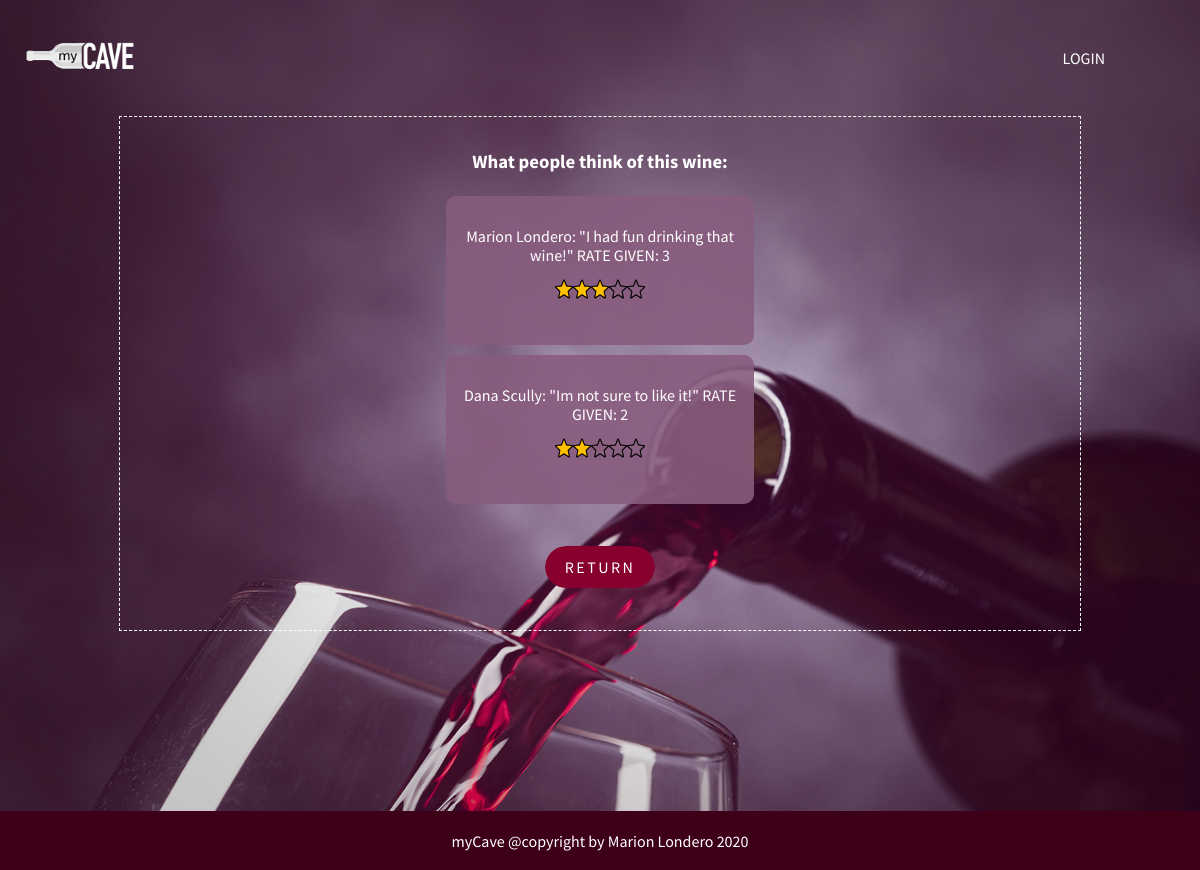
Screenshot of /comments.php?id=4 with the database file from the repository.
### tables this page shows
CREATE TABLE `rate` (
  `id_rate` int(11) NOT NULL,
  `user_fullname` varchar(255) NOT NULL,
  `rate` int(11) NOT NULL,
  `comment` varchar(255) NOT NULL,
  `id_user` int(11) NOT NULL,
  `id_wine` int(11) NOT NULL
);

### comments.php (the view, shortened to what this page needs)
<?php
require 'assets/php/connect.php';
require 'assets/php/function.php';
include 'assets/php/background-image.php';
include 'assets/php/header.php';
include 'assets/php/nav.php';
    if(isset($_GET['id'])){
    $id = $_GET['id'];
    $sql = $db->query("SELECT * FROM rate AS r RIGHT JOIN wine AS w on w.id=r.id_wine WHERE w.id=$id");
    $sql->setFetchMode(PDO::FETCH_ASSOC);
    }
?>
<section>
    <article id="cartouche">
        <div id="text-welcome">
            <h3>What people think of this wine: </h3>
            <?php while($row = $sql->fetch()){ ?>
                <div id="card" class="flex">
                    <p><?= $row['user_fullname']; ?>: "<?= $row['comment']; ?>" RATE GIVEN: <?= $row['rate']; ?>
                <?php
                    if($row['rate'] >= 1 && $row['rate'] < 2){ ?>
                         <img src="assets/img/star1.png" alt="star1" class="ministars" width="90" height="20">
            <?php }if($row['rate'] >= 2 && $row['rate'] < 3){ ?>
                         <img src="assets/img/star2.png" alt="star2" class="ministars" width="90" height="20">
            <?php }if($row['rate'] >= 3 && $row['rate'] < 4){ ?>
                         <img src="assets/img/star3.png" alt="star3" class="ministars" width="90" height="20">
            <?php }if($row['rate'] >= 4 && $row['rate'] < 5){ ?>
                         <img src="assets/img/star4.png" alt="star4" class="ministars" width="90" height="20">
            <?php }if($row['rate'] >= 5  && $row['rate'] < 6){ ?>
             <?php } ?></p>
                </div>
             <?php }?>
             <div class="button2">
                <a href="winelist.php" class="button3">RETURN</a>
            </div>
        </div>
    </article>
</section>
<?php
include 'assets/php/footer.php';
?>

### assets/css/style.css (style rules this page uses)
html { padding: 0; margin: 0; scroll-behavior: smooth; }
body { color: white; position: relative; background-attachment: fixed; }
a { text-decoration: none; color: white; font-family: "SourceSansPro-Regular", sans-serif; }
h3 { padding: 5px; }
p { color: white; font-family: "SourceSansPro-Regular", sans-serif; font-weight: 100; padding: 5px; }
.flex { display: flex; justify-content: center; }
#card { width: 80%; height: auto; margin: 10px auto; background-color: rgba(136, 92, 126, 0.9); font-family: "SourceSansPro-Regular", sans-serif; text-align: center; padding: 10px; border-radius: 10px; }
#cartouche { width: 80%; height: auto; margin: auto; border: 1px dashed white; padding-top: 10px; padding-bottom: 10px; display: block; position: relative; }
#cartouche > #text-welcome { font-family: "SourceSansPro-Bold"; font-size: 16px; text-align: center; }
.button2 { margin-top: 2vh; margin-bottom: 2vh; display: inline-block; }
.button3 { margin-top: 2vh; margin-bottom: 2vh; display: inline-block; padding: 0.75rem 1.25rem; border-radius: 10rem; color: #fff; text-transform: uppercase; font-size: 1rem; letter-spacing: 0.15rem; transition: all 0.3s; position: relative; overflow: hidden; z-index: 1; }
.button3:after { content: ""; position: absolute; bottom: 0; left: 0; width: 100%; height: 100%; background-color: #88002D; border-radius: 10rem; z-index: -2; }
.button3:before { content: ""; position: absolute; bottom: 0; left: 0; width: 0%; height: 100%; background-color: #3c0014; transition: all 0.3s; border-radius: 10rem; z-index: -1; }
.ministars { display: block; margin-left: auto; margin-right: auto; margin-bottom: 15px; margin-top: 15px; }
@media (min-width: 300px) { body { background-size: 215%; background-position: 50% 0%; background: fixed center no-repeat cover; } }
@media (min-width: 300px) { #card { width: 80%; } }
@media (min-width: 768px) { body { background-size: 140%; background-position: 100% 50%; width: 100%; } }
@media (min-width: 768px) { #card { width: 40%; } }
@media (min-width: 992px) { body { background-size: 135%; background-position: 100% 50%; width: 100%; } }
@media (min-width: 992px) { #card { width: 30%; } }
@media (min-width: 1200px) { body { background-size: 100%; background-position: 100% 50%; } }
@media (min-width: 1200px) { #card { width: 30%; } }
section { margin-bottom: 2vh; }

### rows the page displays
rate: user_fullname "Marion Londero", comment "I had fun drinking that wine!", rate "3"
rate: user_fullname "Dana Scully", comment "Im not sure to like it!", rate "2"
